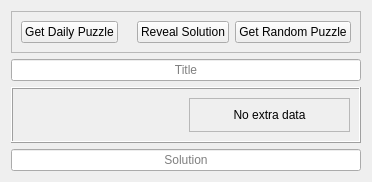
        <widget class="QWidget" name="qWidgetPuzzle">
         <attribute name="title">
          <string>Puzzle</string>
         </attribute>
         <layout class="QGridLayout" name="gridLayout_8">
          <item row="2" column="0" colspan="2">
           <layout class="QGridLayout" name="gridLayoutPuzzle">
            <item row="1" column="0">
             <widget class="QFrame" name="framePuzzleImage">
              <property name="sizePolicy">
               <sizepolicy hsizetype="Expanding" vsizetype="Expanding">
                <horstretch>0</horstretch>
                <verstretch>0</verstretch>
               </sizepolicy>
              </property>
              <property name="frameShape">
               <enum>QFrame::Box</enum>
              </property>
              <property name="frameShadow">
               <enum>QFrame::Raised</enum>
              </property>
              <layout class="QGridLayout" name="gridLayout_14">
               <item row="0" column="0">
                <widget class="ImageWidget" name="labelPuzzleImage">
                 <property name="maximumSize">
                  <size>
                   <width>16777215</width>
                   <height>16777215</height>
                  </size>
                 </property>
                 <property name="text">
                  <string/>
                 </property>
                 <property name="pixmap">
                  <pixmap>../resources/puzzle.png</pixmap>
                 </property>
                 <property name="scaledContents">
                  <bool>false</bool>
                 </property>
                 <property name="alignment">
                  <set>Qt::AlignCenter</set>
                 </property>
                </widget>
               </item>
               <item row="0" column="1">
                <widget class="QFrame" name="frame">
                 <property name="frameShape">
                  <enum>QFrame::StyledPanel</enum>
                 </property>
                 <property name="frameShadow">
                  <enum>QFrame::Raised</enum>
                 </property>
                 <layout class="QHBoxLayout" name="horizontalLayout_4">
                  <item>
                   <widget class="QLabel" name="labelPuzzleExtraData">
                    <property name="text">
                     <string>No extra data</string>
                    </property>
                    <property name="alignment">
                     <set>Qt::AlignCenter</set>
                    </property>
                    <property name="wordWrap">
                     <bool>true</bool>
                    </property>
                   </widget>
                  </item>
                 </layout>
                </widget>
               </item>
              </layout>
             </widget>
            </item>
            <item row="2" column="0">
             <widget class="QLineEdit" name="lineEditPuzzleSolution">
              <property name="alignment">
               <set>Qt::AlignCenter</set>
              </property>
              <property name="readOnly">
               <bool>true</bool>
              </property>
              <property name="placeholderText">
               <string>Solution</string>
              </property>
             </widget>
            </item>
            <item row="0" column="0">
             <widget class="QLineEdit" name="lineEditPuzzleTitle">
              <property name="alignment">
               <set>Qt::AlignCenter</set>
              </property>
              <property name="readOnly">
               <bool>true</bool>
              </property>
              <property name="placeholderText">
               <string>Title</string>
              </property>
             </widget>
            </item>
           </layout>
          </item>
          <item row="0" column="0" rowspan="2" colspan="2">
           <widget class="QFrame" name="framePuzzleButtons">
            <property name="frameShape">
             <enum>QFrame::StyledPanel</enum>
            </property>
            <property name="frameShadow">
             <enum>QFrame::Raised</enum>
            </property>
            <layout class="QHBoxLayout" name="horizontalLayout">
             <item>
              <widget class="QPushButton" name="pushButtonGetDailyPuzzle">
               <property name="toolTip">
                <string>&lt;html&gt;&lt;head/&gt;&lt;body&gt;&lt;p align=&quot;center&quot;&gt;Loads the daily puzzle&lt;/p&gt;&lt;/body&gt;&lt;/html&gt;</string>
               </property>
               <property name="text">
                <string>Get Daily Puzzle</string>
               </property>
              </widget>
             </item>
             <item>
              <widget class="QLabel" name="loadingPuzzle">
               <property name="maximumSize">
                <size>
                 <width>20</width>
                 <height>20</height>
                </size>
               </property>
               <property name="text">
                <string/>
               </property>
               <property name="pixmap">
                <pixmap>../resources/loading.gif</pixmap>
               </property>
               <property name="scaledContents">
                <bool>true</bool>
               </property>
               <property name="alignment">
                <set>Qt::AlignCenter</set>
               </property>
              </widget>
             </item>
             <item>
              <widget class="QPushButton" name="pushButtonRevealSolution">
               <property name="toolTip">
                <string>&lt;html&gt;&lt;head/&gt;&lt;body&gt;&lt;p align=&quot;center&quot;&gt;Reveals the puzzle's solution&lt;/p&gt;&lt;/body&gt;&lt;/html&gt;</string>
               </property>
               <property name="text">
                <string>Reveal Solution</string>
               </property>
              </widget>
             </item>
             <item>
              <widget class="QPushButton" name="pushButtonGetRandomPuzzle">
               <property name="toolTip">
                <string>&lt;html&gt;&lt;head/&gt;&lt;body&gt;&lt;p align=&quot;center&quot;&gt;Loads a random puzzle&lt;/p&gt;&lt;p align=&quot;center&quot;&gt;&lt;span style=&quot; font-style:italic;&quot;&gt;(Random puzzle updates every 15 seconds)&lt;/span&gt;&lt;/p&gt;&lt;/body&gt;&lt;/html&gt;</string>
               </property>
               <property name="text">
                <string>Get Random Puzzle</string>
               </property>
              </widget>
             </item>
            </layout>
           </widget>
          </item>
         </layout>
        </widget>
